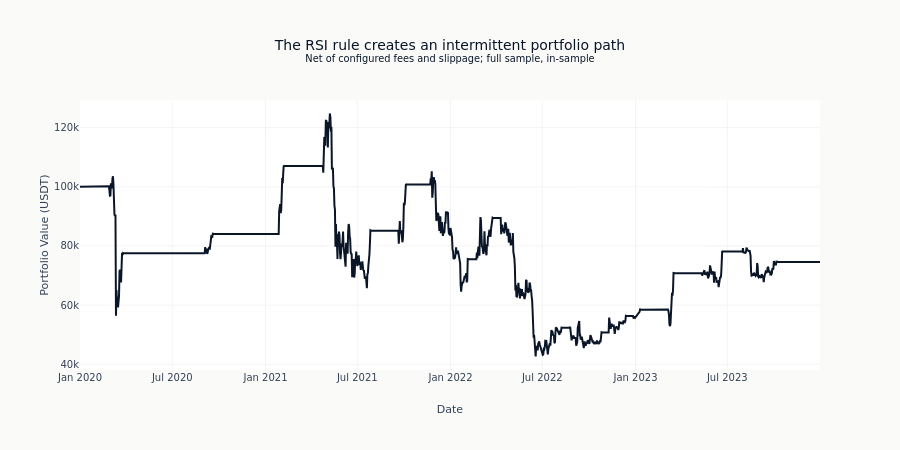

Source (notebook cell):
### Markdown cell above
## 6. Performance Visualization

Portfolio value reveals when the rule is invested and when capital is idle. The underwater curve
measures each close relative to the running peak, with zero fixed at the top of the chart.

### Code cell
portfolio_value = portfolio.value()
fig = go.Figure(
    go.Scatter(
        x=portfolio_value.index,
        y=portfolio_value,
        name="Portfolio value",
        line=dict(color=COLORS["blue"]),
    )
)
fig.update_layout(
    title=(
        "The RSI rule creates an intermittent portfolio path"
        "<br><sup>Net of configured fees and slippage; full sample, in-sample</sup>"
    ),
    xaxis_title="Date",
    yaxis_title="Portfolio Value (USDT)",
    height=450,
    hovermode="x unified",
)
fig.show()

### Figure 1 — Plotly figure (JSON) as saved in the notebook; plotly's stock layout.template omitted (floating-point values rounded to 4 significant figures; data arrays with more than 128 entries replaced by an {"elided": "..."} marker saying what was removed)
{"data": [{"line": {"color": "#0a1628"}, "name": "Portfolio value", "type": "scatter", "x": {"elided": "1461 str values"}, "y": {"elided": "1461 float values"}}], "layout": {"height": 450, "hovermode": "x unified", "title": {"text": "The RSI rule creates an intermittent portfolio path<br><sup>Net of configured fees and slippage; full sample, in-sample</sup>"}, "xaxis": {"title": {"text": "Date"}}, "yaxis": {"title": {"text": "Portfolio Value (USDT)"}}}}
